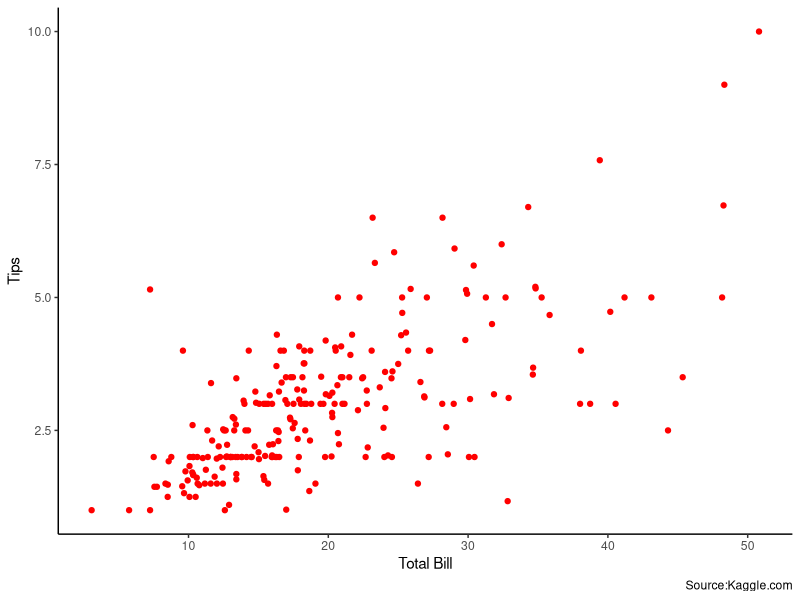

Here is the R script that generated this plot:
## ---- chunk 1
setwd("D:/R_projects/tips_analysis/")
dat <- read.table("Data/tips_text.txt", header = TRUE)
library(tidyverse)
tab <- dat %>%
  group_by(sex) %>%
  summarise(n = n(),
            mean = mean(tip),
            sd =sd(tip))
knitr::kable(tab, col.names = c("Gender", "Number of Samples","Average tips","Standard Deviation"),digits = 2, align = "c", caption = "The summary of tips given by male and female customers")

## ---- chunk 2
dat %>%
  ggplot(mapping = aes(x = total_bill, y = tip)) +
  geom_point(col = "red") +
  labs(x = "Total Bill",
       y = "Tips",
       caption = "Source:Kaggle.com") +
  theme_classic()
